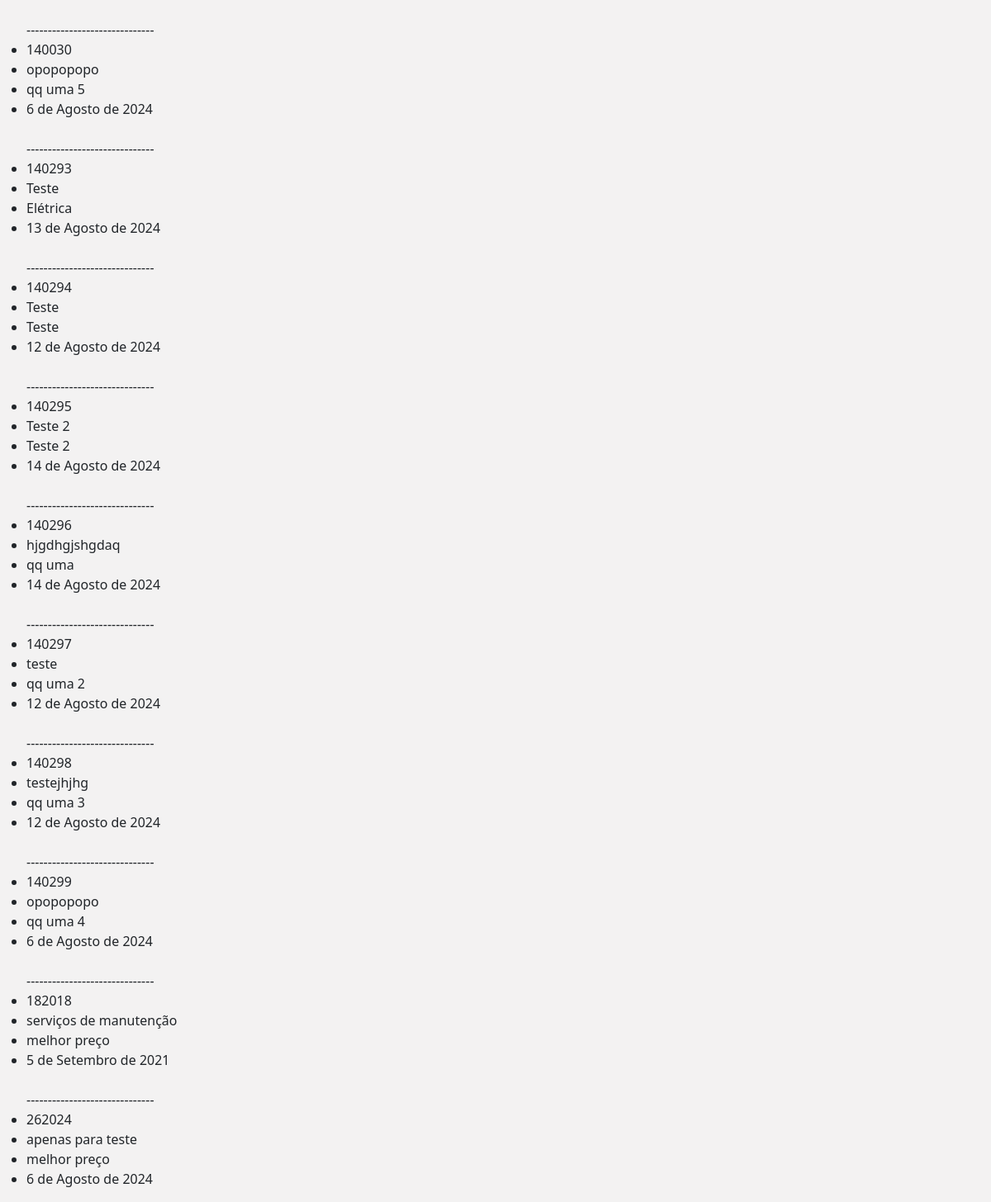
Page /licitacoes/ on the committed database.
### biddingContracts/models.py (models this page shows, shortened)
class Licitacao (models.Model):
    numProcess = models.CharField(primary_key=True, max_length=7)
    categoria = models.CharField(max_length=200, verbose_name="Categoria", null=False)
    assunto = models.CharField(max_length=200, verbose_name="Assunto",  null=False, blank=False)
    date = models.DateField()
    class meta:
        verbose_name = "licitação"
        verbose_name_plural = "licitações"

### biddingContracts/views.py (the view)
# urls.py: path('licitacoes/', views.listLicitacoes, name='licitacoes'),
def listLicitacoes(request):
    licitacoes = Licitacao.objects.all()
    context = {"licitacoes": licitacoes}
    return render(request, "list_licitacoes.html", context)

### biddingContracts/templates/list_licitacoes.html
{% extends "base_template.html" %}
{% block content %}
    <ul>
        {% for licitacao in licitacoes %}
        <br>------------------------------<br>
        <li> {{licitacao.numProcess}}</li>
        <li> {{licitacao.assunto}}</li>
        <li> {{licitacao.categoria}}</li>
        <li> {{licitacao.date}}</li>
        {% empty %}
            <p>vazio!!</p>
        {% endfor %}
    </ul>
{% endblock content %}

### rows in the picture
Licitacao: numProcess "140030", assunto "opopopopo", categoria "qq uma 5", date "6 de Agosto de 2024"
Licitacao: numProcess "140293", assunto "Teste", categoria "Elétrica", date "13 de Agosto de 2024"
Licitacao: numProcess "140294", assunto "Teste", categoria "Teste", date "12 de Agosto de 2024"
Licitacao: numProcess "140295", assunto "Teste 2", categoria "Teste 2", date "14 de Agosto de 2024"
Licitacao: numProcess "140296", assunto "hjgdhgjshgdaq", categoria "qq uma", date "14 de Agosto de 2024"
Licitacao: numProcess "140297", assunto "teste", categoria "qq uma 2", date "12 de Agosto de 2024"
Licitacao: numProcess "140298", assunto "testejhjhg", categoria "qq uma 3", date "12 de Agosto de 2024"
Licitacao: numProcess "140299", assunto "opopopopo", categoria "qq uma 4", date "6 de Agosto de 2024"
Licitacao: numProcess "182018", assunto "serviços de manutenção", categoria "melhor preço", date "5 de Setembro de 2021"
Licitacao: numProcess "262024", assunto "apenas para teste", categoria "melhor preço", date "6 de Agosto de 2024"
